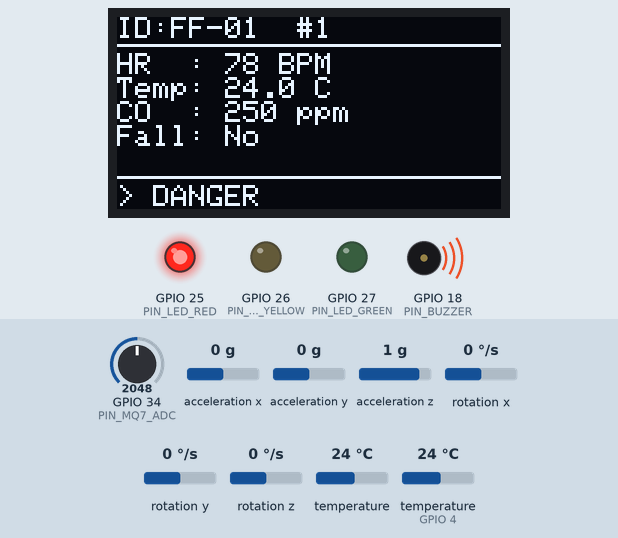
The sketch below on a simulated ESP32. Parts: 128×64 one-colour display, output pins drawn as LEDs (lit = HIGH), buzzer (waves = sounding, pin HIGH). The inputs (shaded band) are chosen by the test bench; at power-on: GPIO 34 (PIN_MQ7_ADC) = 2048, acceleration z 1 g, acceleration x 0 g, acceleration y 0 g, rotation x 0 °/s, rotation y 0 °/s, rotation z 0 °/s, temperature 24 °C, temperature (sensor on GPIO 4) 24 °C. WiFi joins after 1.5 s; servers stay silent unless stated; random numbers use the default seed unless the sketch sets one; no MQTT or app messages arrive unless stated; what the sketch prints to the serial monitor is not drawn.

Above: at 4.3 s.
4.4 s: GPIO 34 (PIN_MQ7_ADC) set to 1678
At 7.5 s:
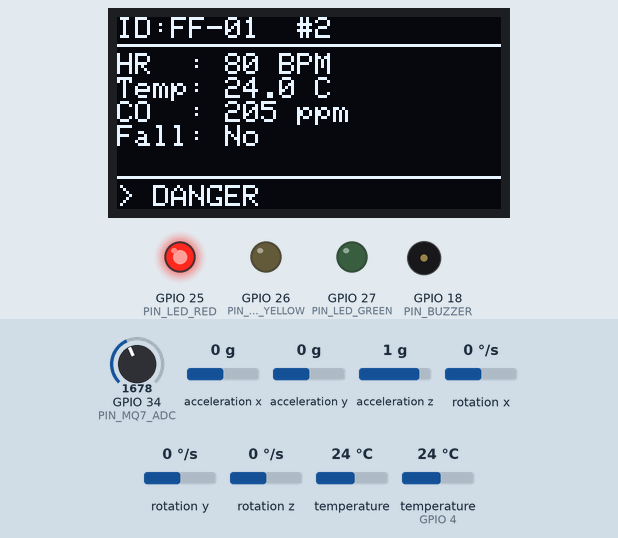
7.7 s: GPIO 34 (PIN_MQ7_ADC) set to 1602
At 8.4 s:
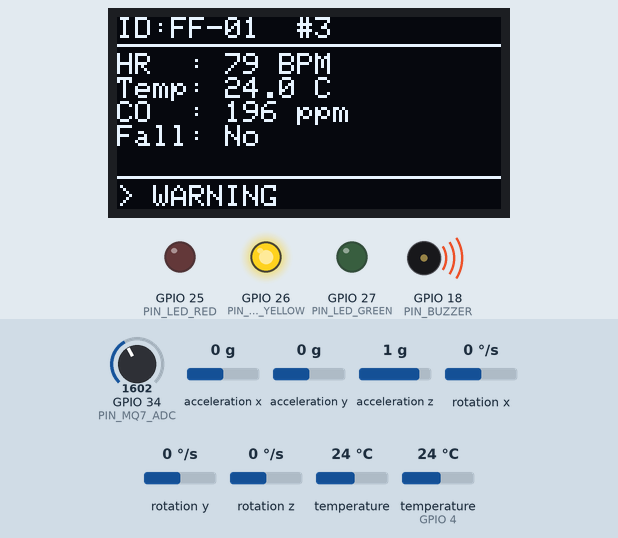
11.2 s: GPIO 34 (PIN_MQ7_ADC) set to 427
At 13.2 s:
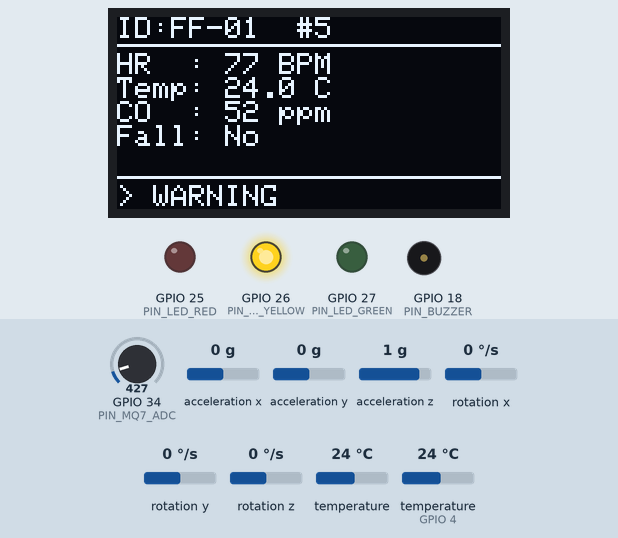
14.0 s: GPIO 34 (PIN_MQ7_ADC) set to 387
At 16.9 s:
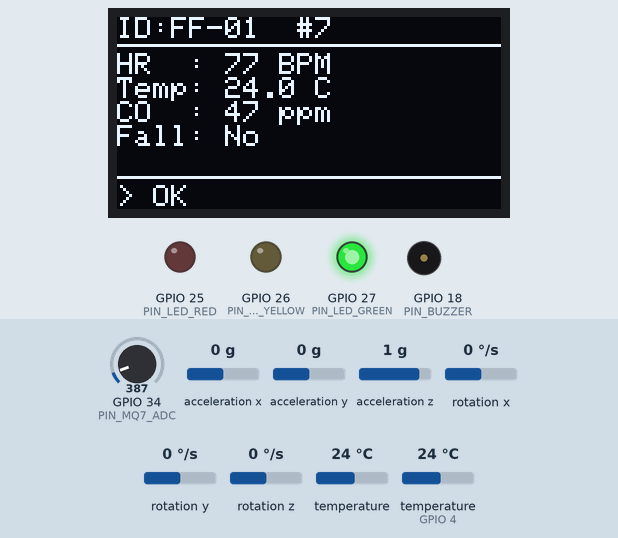
20.1 s: acceleration z set to 0.5 g
23.2 s: acceleration z set to 0.2 g
At 25.1 s:
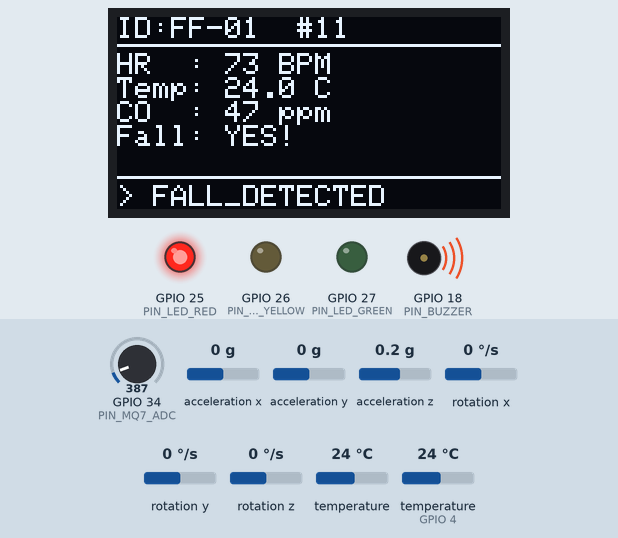
Timing chart, 0 to 27.0 s (numbered marks = the images above; inputs shaded):
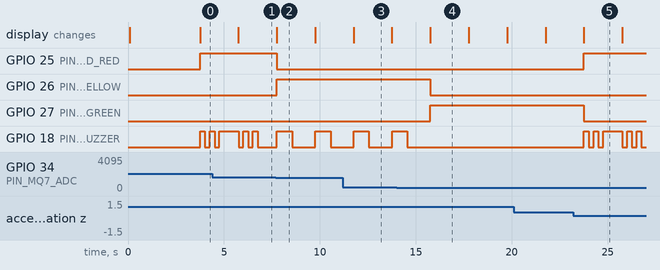

Measured:
- the behaviour switches between 1639 and 1638 on GPIO 34 (PIN_MQ7_ADC) (found by bisection; images 1 and 2)
- the behaviour switches between 410 and 409 on GPIO 34 (PIN_MQ7_ADC) (found by bisection; images 3 and 4)
- the behaviour switches between 0.4 and 0.3 g on acceleration z (found by bisection; images 4 and 5)
- after the input at 7.7 s, GPIO 25 (PIN_LED_RED): HIGH → LOW after 0.06 s; GPIO 26 (PIN_LED_YELLOW): LOW → HIGH after 0.06 s
- after the input at 14.0 s, GPIO 26 (PIN_LED_YELLOW): HIGH → LOW after 1.8 s; GPIO 27 (PIN_LED_GREEN): LOW → HIGH after 1.8 s
- after the input at 23.2 s, GPIO 25 (PIN_LED_RED): LOW → HIGH after 0.56 s; GPIO 27 (PIN_LED_GREEN): HIGH → LOW after 0.56 s; GPIO 18 (PIN_BUZZER): LOW → HIGH after 0.56 s, → LOW 0.25 s later, → HIGH 0.25 s later, → LOW 0.25 s later, … (10 changes in this stretch)
- what the display in image 2 shows lasts 2.0 s, from 7.8 s to 9.8 s

The sketch:

sketch.ino
```cpp
/**
 * Smart Firefighter Wearable System — ESP32 Firmware (Wokwi Edition)
 *
 * COMPONENT SUPPORT IN THIS WOKWI BUILD:
 *   Component       Wokwi Part              Status
 *   ─────────────── ────────────────────── ──────────────────────────────
 *   ESP32 DevKit    wokwi-esp32-devkit-v1   Full hardware simulation
 *   SSD1306 OLED    wokwi-ssd1306           Full I2C simulation (0x3C)
 *   MPU6050 IMU     wokwi-mpu6050           Full I2C simulation (0x68)
 *   DS18B20 Temp    wokwi-ds18b20           Full 1-Wire simulation
 *   MQ-7 CO sensor  wokwi-potentiometer     Analog substitute (turn knob = CO ppm)
 *   MAX30102 HR     (no Wokwi part)         Software-generated plausible values
 *   Green LED       wokwi-led               Full GPIO simulation
 *   Yellow LED      wokwi-led               Full GPIO simulation
 *   Red LED         wokwi-led               Full GPIO simulation
 *   Buzzer          wokwi-buzzer            Full PWM simulation
 *   Resistors       wokwi-resistor          Full simulation (4.7 kΩ pull-up + 3×220 Ω)
 *
 * GPIO ASSIGNMENTS (match wokwi/diagram.json and web SVG circuit):
 *   GPIO4  = DS18B20 DATA (1-Wire, 4.7 kΩ pull-up to 3V3)
 *   GPIO18 = Buzzer positive terminal
 *   GPIO21 = I2C SDA — shared: MPU6050 (0x68) + SSD1306 OLED (0x3C)
 *   GPIO22 = I2C SCL — shared I2C clock
 *   GPIO25 = Red    LED anode (+ 220 Ω series resistor) → DANGER / FALL
 *   GPIO26 = Yellow LED anode (+ 220 Ω series resistor) → WARNING
 *   GPIO27 = Green  LED anode (+ 220 Ω series resistor) → OK
 *   GPIO34 = MQ-7 analog output (ADC input) → potentiometer in Wokwi
 *
 * HOW TO USE IN WOKWI:
 *   1. Go to https://wokwi.com/projects/new/esp32
 *   2. Paste wokwi/diagram.json into the diagram tab
 *   3. Paste this file into the sketch.ino tab
 *   4. Add libraries via Library Manager (see wokwi/libraries.txt)
 *   5. Press ▶ Play — OLED, LEDs, and buzzer respond in real time
 *   6. Rotate the MPU6050 part to trigger fall detection
 *   7. Turn the potentiometer to adjust simulated CO ppm
 *
 * ACADEMIC DISCLAIMER:
 *   MQTT is used to emulate the LOGICAL data flow of LoRa communication.
 *   It does NOT test LoRa physical-layer properties (RF range, signal
 *   attenuation, wall penetration, antenna gain, or interference).
 *   WiFi/MQTT will not connect inside the free Wokwi simulator.
 *   Use python/simulated_wearable.py for real MQTT communication.
 */

#include <Arduino.h>
#include <Wire.h>

// ── OLED ─────────────────────────────────────────────────────────────────────
#include <Adafruit_GFX.h>
#include <Adafruit_SSD1306.h>

// ── DS18B20 (real 1-Wire simulation in Wokwi) ─────────────────────────────
#include <OneWire.h>
#include <DallasTemperature.h>

// ── MPU6050 (real I2C simulation in Wokwi) ───────────────────────────────
#include <Adafruit_MPU6050.h>
#include <Adafruit_Sensor.h>

// ── MQTT (WiFi disabled in Wokwi; works on real hardware) ───────────────
#include <ArduinoJson.h>
#include <WiFi.h>
#include <PubSubClient.h>

// ═════════════════════════════════════════════════════════════════════════════
//   PIN DEFINITIONS  (must match wokwi/diagram.json)
// ═════════════════════════════════════════════════════════════════════════════
#define PIN_LED_GREEN   27
#define PIN_LED_YELLOW  26
#define PIN_LED_RED     25
#define PIN_BUZZER      18
#define PIN_DS18B20      4   // 1-Wire DATA, 4.7 kΩ pull-up to 3V3
#define PIN_MQ7_ADC     34   // Potentiometer SIG in Wokwi; real MQ-7 on hardware
// I2C: GPIO21 = SDA, GPIO22 = SCL (shared bus: MPU6050 + SSD1306)

// ═════════════════════════════════════════════════════════════════════════════
//   SENSOR OBJECTS
// ═════════════════════════════════════════════════════════════════════════════
OneWire           oneWire(PIN_DS18B20);
DallasTemperature ds18b20(&oneWire);

Adafruit_MPU6050  mpu;

#define OLED_W   128
#define OLED_H    64
#define OLED_ADDR 0x3C
Adafruit_SSD1306  display(OLED_W, OLED_H, &Wire, -1);

// ═════════════════════════════════════════════════════════════════════════════
//   WIFI / MQTT  (gracefully disabled in Wokwi)
// ═════════════════════════════════════════════════════════════════════════════
const char* WIFI_SSID       = "YOUR_SSID";
const char* WIFI_PASSWORD   = "YOUR_PASSWORD";
const char* MQTT_BROKER     = "broker.emqx.io";
const int   MQTT_PORT       = 1883;
const char* MQTT_TOPIC_TEL  = "smart_firefighter/ff01/telemetry";
const char* MQTT_TOPIC_ALT  = "smart_firefighter/ff01/alerts";
const char* FIREFIGHTER_ID  = "FF-01";

WiFiClient   wifiClient;
PubSubClient mqttClient(wifiClient);

// ═════════════════════════════════════════════════════════════════════════════
//   ALERT THRESHOLDS  (must match python/config.py)
// ═════════════════════════════════════════════════════════════════════════════
const float HR_OK_MAX    = 110.0f;   // BPM
const float HR_WARN_MAX  = 130.0f;
const float TMP_OK_MAX   = 38.0f;   // °C
const float TMP_WARN_MAX = 39.5f;
const float CO_OK_MAX    = 50.0f;   // ppm
const float CO_WARN_MAX  = 200.0f;
const float FALL_ACCEL   = 20.0f;   // m/s² spike → fall
const float FREE_FALL    =  3.0f;   // m/s² below → free-fall

// ═════════════════════════════════════════════════════════════════════════════
//   RUNTIME STATE
// ═════════════════════════════════════════════════════════════════════════════
float  heartRate    = 72.0f;
float  bodyTemp     = 37.0f;
float  coLevel      = 10.0f;
bool   fallDetected = false;
String statusStr    = "OK";
String alertMsg     = "All parameters normal";

unsigned long lastPublish  = 0;
const unsigned long PUB_MS = 2000UL;

unsigned long buzzerToggle = 0;
bool   buzzerState = false;
int    buzzerMode  = 0;   // 0=off, 1=slow (800 ms), 2=fast (250 ms)

unsigned long readingCount = 0;

// MAX30102 software simulation state (no Wokwi part available)
float simHR = 76.0f;

bool mpuOk   = false;
bool oledOk  = false;


// ═════════════════════════════════════════════════════════════════════════════
//   SETUP
// ═════════════════════════════════════════════════════════════════════════════
void setup() {
    Serial.begin(115200);
    Serial.println("\n[BOOT] Smart Firefighter — Wokwi Edition");

    // Output pins
    pinMode(PIN_LED_GREEN,  OUTPUT);
    pinMode(PIN_LED_YELLOW, OUTPUT);
    pinMode(PIN_LED_RED,    OUTPUT);
    pinMode(PIN_BUZZER,     OUTPUT);
    allLedsOff();
    digitalWrite(PIN_BUZZER, LOW);

    // I2C bus (shared: MPU6050 + SSD1306)
    Wire.begin(21, 22);

    // ── OLED ────────────────────────────────────────────────────────────────
    oledOk = display.begin(SSD1306_SWITCHCAPVCC, OLED_ADDR);
    if (!oledOk) {
        Serial.println("[ERROR] SSD1306 OLED not found at 0x3C");
    } else {
        display.clearDisplay();
        display.setTextColor(SSD1306_WHITE);
        display.display();
        showSplash();
    }

    // ── MPU6050 (real Wokwi simulation) ─────────────────────────────────────
    mpuOk = mpu.begin();
    if (!mpuOk) {
        Serial.println("[ERROR] MPU6050 not found at 0x68");
    } else {
        mpu.setAccelerometerRange(MPU6050_RANGE_8_G);
        mpu.setFilterBandwidth(MPU6050_BAND_21_HZ);
        Serial.println("[MPU6050] Ready (wokwi-mpu6050: rotate part to simulate fall)");
    }

    // ── DS18B20 (real Wokwi simulation) ─────────────────────────────────────
    ds18b20.begin();
    int dsCount = ds18b20.getDeviceCount();
    if (dsCount == 0) {
        Serial.println("[WARN] DS18B20 not found — check 4.7 kΩ pull-up on GPIO4");
    } else {
        Serial.printf("[DS18B20] %d device(s) found on 1-Wire bus\n", dsCount);
    }

    // ── MQ-7 pin (potentiometer in Wokwi) ────────────────────────────────────
    // GPIO34 is input-only on ESP32; analogRead() reads the pot wiper in Wokwi
    Serial.println("[MQ-7] ADC on GPIO34 (potentiometer in Wokwi; turn knob = CO ppm)");

    // ── MAX30102 note ────────────────────────────────────────────────────────
    Serial.println("[MAX30102] No Wokwi part — HR generated in software (readHeartRate)");

    // ── WiFi / MQTT (will fail gracefully in Wokwi) ────────────────────────
    connectWiFi();
    mqttClient.setServer(MQTT_BROKER, MQTT_PORT);
    mqttClient.setKeepAlive(60);
    connectMQTT();

    Serial.println("[BOOT] Initialisation complete. Entering main loop...\n");
}


// ═════════════════════════════════════════════════════════════════════════════
//   MAIN LOOP
// ═════════════════════════════════════════════════════════════════════════════
void loop() {
    // Keep MQTT alive when connected
    if (WiFi.status() == WL_CONNECTED && !mqttClient.connected()) connectMQTT();
    if (mqttClient.connected()) mqttClient.loop();

    unsigned long now = millis();
    if (now - lastPublish >= PUB_MS) {
        lastPublish = now;
        readingCount++;

        readSensors();      // Steps 1-4: acquire readings
        classifyStatus();   // Steps 5-6: ESP32 logic + classification
        updateLocalAlerts();// Steps 7-8: OLED, LEDs, Buzzer
        publishTelemetry(); // Step 9:    MQTT (real hardware) or Serial (Wokwi)
        printSerial();
    }

    handleBuzzer();         // Non-blocking buzzer pattern
}


// ═════════════════════════════════════════════════════════════════════════════
//   SENSOR READING
// ═════════════════════════════════════════════════════════════════════════════
void readSensors() {
    readHeartRate();    // MAX30102  — software simulation (no Wokwi part)
    readBodyTemp();     // DS18B20   — real wokwi-ds18b20 simulation
    readCO();           // MQ-7      — potentiometer on GPIO34 in Wokwi
    readIMU();          // MPU6050   — real wokwi-mpu6050 simulation
}

// MAX30102: no Wokwi part — generate plausible realistic heart-rate variation
void readHeartRate() {
    float delta = ((float)random(-30, 31)) / 10.0f;  // ±3.0 BPM
    simHR = constrain(simHR + delta, 55.0f, 185.0f);
    heartRate = simHR;
}

// DS18B20: real wokwi-ds18b20 reading via OneWire + DallasTemperature
void readBodyTemp() {
    ds18b20.requestTemperatures();
    float t = ds18b20.getTempCByIndex(0);
    if (t == DEVICE_DISCONNECTED_C || t < -10.0f) {
        // Wokwi DS18B20 default is ~27°C; fallback if disconnected
        bodyTemp = 37.0f;
    } else {
        bodyTemp = t;
    }
}

// MQ-7: potentiometer wiper on GPIO34
// Turn the knob clockwise to simulate increasing CO concentration
void readCO() {
    int raw = analogRead(PIN_MQ7_ADC);          // 0 – 4095
    coLevel = (raw / 4095.0f) * 500.0f;         // Map to 0 – 500 ppm
}

// MPU6050: real wokwi-mpu6050 — detect fall via acceleration magnitude
// In Wokwi: right-click the MPU6050 part and rotate it rapidly to simulate a fall
void readIMU() {
    if (!mpuOk) {
        fallDetected = false;
        return;
    }
    sensors_event_t accel, gyro, temp;
    mpu.getEvent(&accel, &gyro, &temp);

    float mag = sqrtf(
        accel.acceleration.x * accel.acceleration.x +
        accel.acceleration.y * accel.acceleration.y +
        accel.acceleration.z * accel.acceleration.z
    );
    // Impact spike (>20 m/s²) or free-fall (<3 m/s²) → fall
    fallDetected = (mag > FALL_ACCEL || mag < FREE_FALL);
}


// ═════════════════════════════════════════════════════════════════════════════
//   STATUS CLASSIFICATION  (mirrors python/utils.py classify_status)
// ═════════════════════════════════════════════════════════════════════════════
void classifyStatus() {
    if (fallDetected) {
        statusStr = "FALL_DETECTED";
        alertMsg  = "Fall detected — immediate assistance required";
        return;
    }
    bool danger = (heartRate > HR_WARN_MAX || bodyTemp > TMP_WARN_MAX || coLevel > CO_WARN_MAX);
    if (danger) { statusStr = "DANGER";  alertMsg = buildAlertMsg(); return; }

    bool warning = (heartRate >= HR_OK_MAX || bodyTemp >= TMP_OK_MAX || coLevel >= CO_OK_MAX);
    if (warning) { statusStr = "WARNING"; alertMsg = buildAlertMsg(); return; }

    statusStr = "OK";
    alertMsg  = "All parameters within normal range";
}

String buildAlertMsg() {
    String m = "";
    if      (heartRate > HR_WARN_MAX)  m += "Critical HR ("  + String(heartRate, 0) + " BPM); ";
    else if (heartRate >= HR_OK_MAX)   m += "Elevated HR ("  + String(heartRate, 0) + " BPM); ";
    if      (bodyTemp > TMP_WARN_MAX)  m += "Critical Temp ("+ String(bodyTemp,  1) + " C); ";
    else if (bodyTemp >= TMP_OK_MAX)   m += "High Temp ("    + String(bodyTemp,  1) + " C); ";
    if      (coLevel > CO_WARN_MAX)    m += "Dangerous CO (" + String(coLevel,   0) + " ppm); ";
    else if (coLevel >= CO_OK_MAX)     m += "Elevated CO ("  + String(coLevel,   0) + " ppm); ";
    return m.length() ? m : "Condition requires monitoring";
}


// ═════════════════════════════════════════════════════════════════════════════
//   LOCAL ALERT OUTPUT
// ═════════════════════════════════════════════════════════════════════════════
void allLedsOff() {
    digitalWrite(PIN_LED_GREEN,  LOW);
    digitalWrite(PIN_LED_YELLOW, LOW);
    digitalWrite(PIN_LED_RED,    LOW);
}

void updateLocalAlerts() {
    updateOLED();
    allLedsOff();

    if (statusStr == "OK") {
        digitalWrite(PIN_LED_GREEN, HIGH);
        buzzerMode = 0;
    } else if (statusStr == "WARNING") {
        digitalWrite(PIN_LED_YELLOW, HIGH);
        buzzerMode = 1;    // slow beep 800 ms
    } else {
        // DANGER or FALL_DETECTED
        digitalWrite(PIN_LED_RED, HIGH);
        buzzerMode = 2;    // fast beep 250 ms
    }
}

void handleBuzzer() {
    if (buzzerMode == 0) { digitalWrite(PIN_BUZZER, LOW); buzzerState = false; return; }
    unsigned long period = (buzzerMode == 1) ? 800UL : 250UL;
    unsigned long now    = millis();
    if (now - buzzerToggle >= period) {
        buzzerToggle = now;
        buzzerState  = !buzzerState;
        digitalWrite(PIN_BUZZER, buzzerState ? HIGH : LOW);
    }
}


// ═════════════════════════════════════════════════════════════════════════════
//   OLED DISPLAY  (SSD1306, I2C GPIO21/22, addr 0x3C)
// ═════════════════════════════════════════════════════════════════════════════
void showSplash() {
    display.clearDisplay();
    display.setTextSize(1);
    display.setCursor(0, 0);
    display.println("Smart Firefighter");
    display.println("Wearable System v2.0");
    display.println("---- Wokwi Edition -");
    display.println(FIREFIGHTER_ID);
    display.println("Initialising...");
    display.display();
    delay(1200);
}

void updateOLED() {
    if (!oledOk) return;
    display.clearDisplay();
    display.setTextSize(1);
    display.setCursor(0, 0);

    // Header row
    display.print("ID:");
    display.print(FIREFIGHTER_ID);
    display.print("  #");
    display.println(readingCount);

    display.drawLine(0, 9, 127, 9, SSD1306_WHITE);

    // Sensor values
    display.setCursor(0, 12);
    display.printf("HR  : %.0f BPM\n", heartRate);
    display.printf("Temp: %.1f C\n",   bodyTemp);
    display.printf("CO  : %.0f ppm\n", coLevel);
    display.printf("Fall: %s\n",       fallDetected ? "YES!" : "No");

    display.drawLine(0, 53, 127, 53, SSD1306_WHITE);

    // Status
    display.setCursor(0, 56);
    display.setTextSize(1);
    display.print("> ");
    display.print(statusStr);

    display.display();
}


// ═════════════════════════════════════════════════════════════════════════════
//   MQTT PUBLISH  (JSON matches python/simulated_wearable.py format)
// ═════════════════════════════════════════════════════════════════════════════
void publishTelemetry() {
    StaticJsonDocument<320> doc;
    doc["firefighter_id"] = FIREFIGHTER_ID;
    doc["heart_rate"]     = round(heartRate * 10.0f) / 10.0f;
    doc["body_temp"]      = round(bodyTemp  * 10.0f) / 10.0f;
    doc["co_level"]       = round(coLevel   * 10.0f) / 10.0f;
    doc["fall_detected"]  = fallDetected;
    doc["status"]         = statusStr;
    doc["alert_message"]  = alertMsg;
    doc["timestamp"]      = "wokwi-sim";
    doc["reading_number"] = readingCount;

    if (mqttClient.connected()) {
        char buf[320];
        serializeJson(doc, buf);
        mqttClient.publish(MQTT_TOPIC_TEL, buf, false);
        if (statusStr != "OK") {
            StaticJsonDocument<160> alert;
            alert["firefighter_id"] = FIREFIGHTER_ID;
            alert["status"]         = statusStr;
            alert["alert_message"]  = alertMsg;
            char ab[160];
            serializeJson(alert, ab);
            mqttClient.publish(MQTT_TOPIC_ALT, ab, false);
        }
    }
}


// ═════════════════════════════════════════════════════════════════════════════
//   SERIAL DEBUG
// ═════════════════════════════════════════════════════════════════════════════
void printSerial() {
    Serial.printf("[#%lu] HR=%.0f BPM  Temp=%.1fC  CO=%.0f ppm  Fall=%s  >> %s\n",
        readingCount, heartRate, bodyTemp, coLevel,
        fallDetected ? "YES" : "no", statusStr.c_str());
}


// ═════════════════════════════════════════════════════════════════════════════
//   WIFI + MQTT HELPERS
// ═════════════════════════════════════════════════════════════════════════════
void connectWiFi() {
    Serial.print("[WiFi] Connecting to: ");
    Serial.print(WIFI_SSID);
    WiFi.mode(WIFI_STA);
    WiFi.begin(WIFI_SSID, WIFI_PASSWORD);
    int tries = 0;
    while (WiFi.status() != WL_CONNECTED && tries < 15) {
        delay(400); Serial.print("."); tries++;
    }
    Serial.println();
    if (WiFi.status() == WL_CONNECTED) {
        Serial.print("[WiFi] Connected. IP: ");
        Serial.println(WiFi.localIP());
    } else {
        Serial.println("[WiFi] Not connected — MQTT disabled (normal in Wokwi).");
    }
}

void connectMQTT() {
    if (WiFi.status() != WL_CONNECTED) return;
    String cid = "esp32_ff_" + String(random(0xffff), HEX);
    if (mqttClient.connect(cid.c_str())) {
        Serial.println("[MQTT] Connected. Publishing telemetry...");
    } else {
        Serial.printf("[MQTT] Failed, rc=%d\n", mqttClient.state());
    }
}
```
